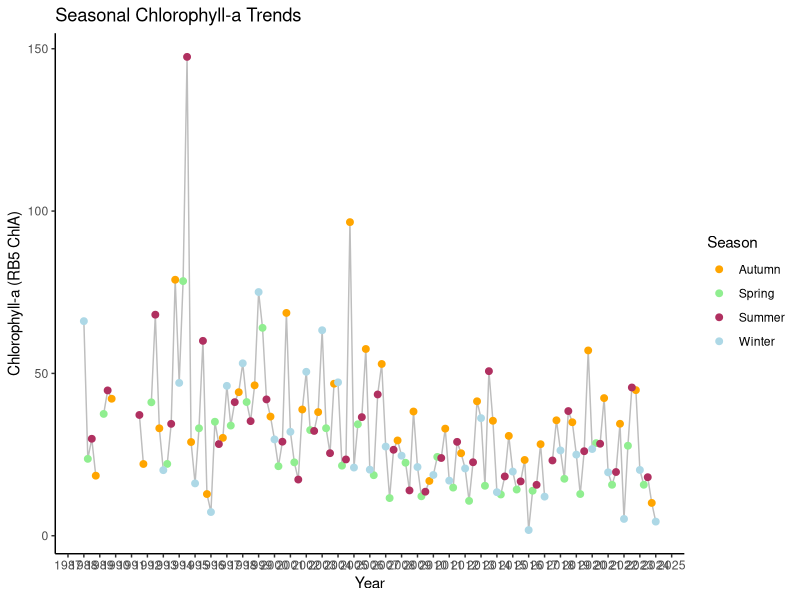
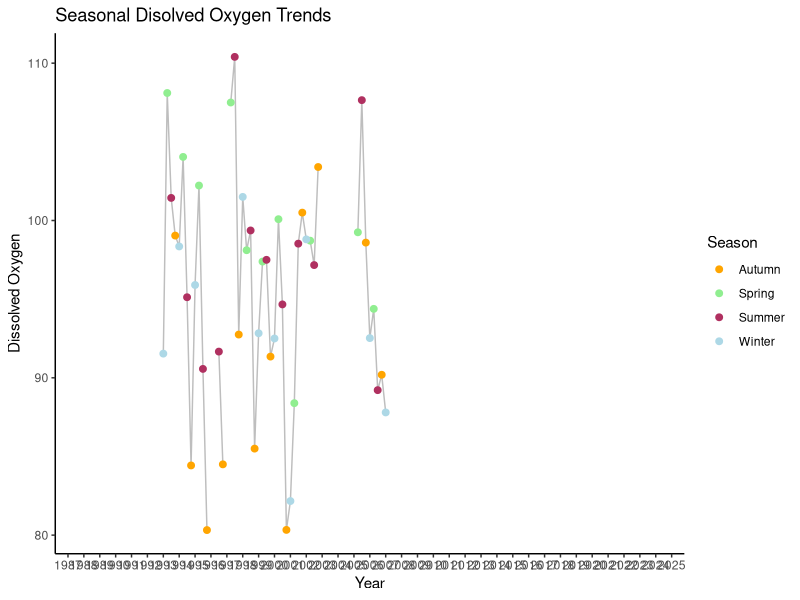
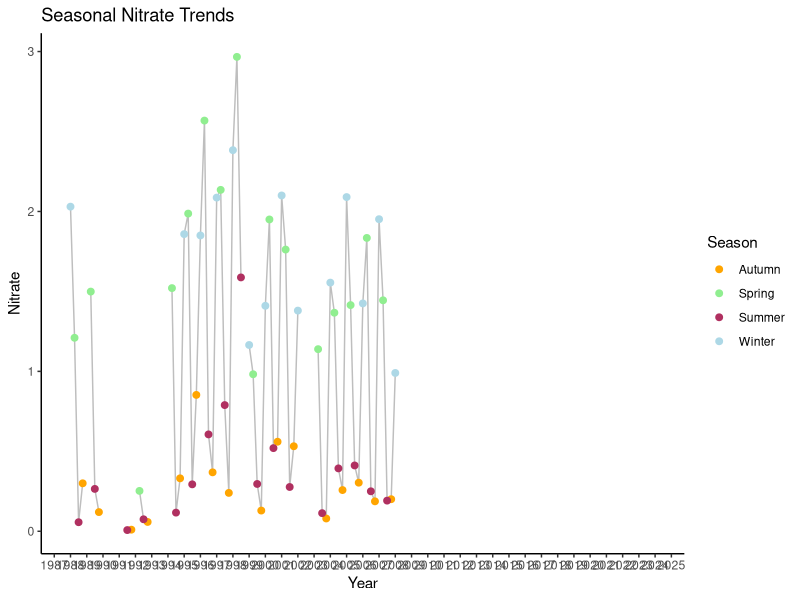
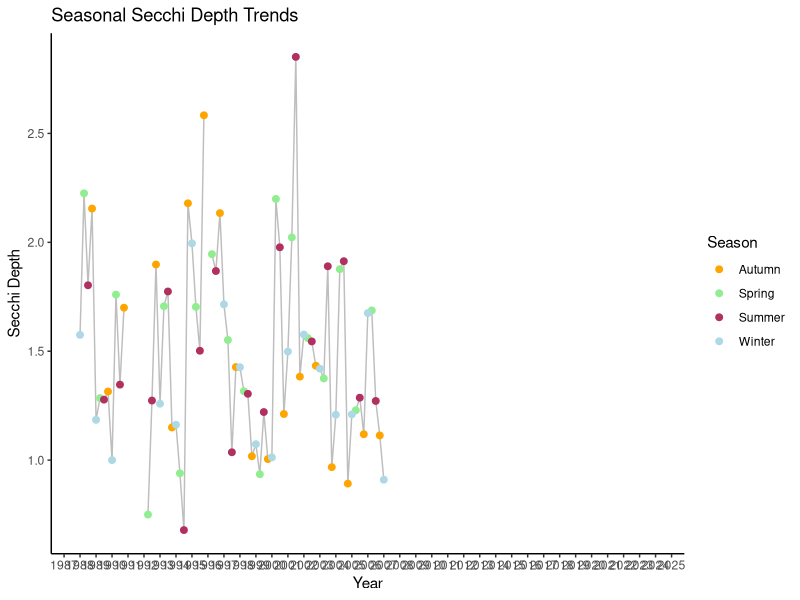
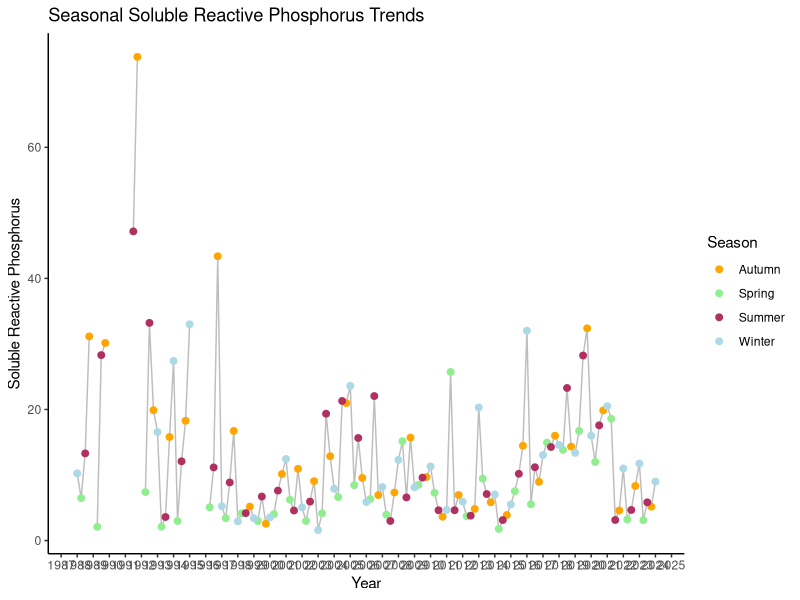
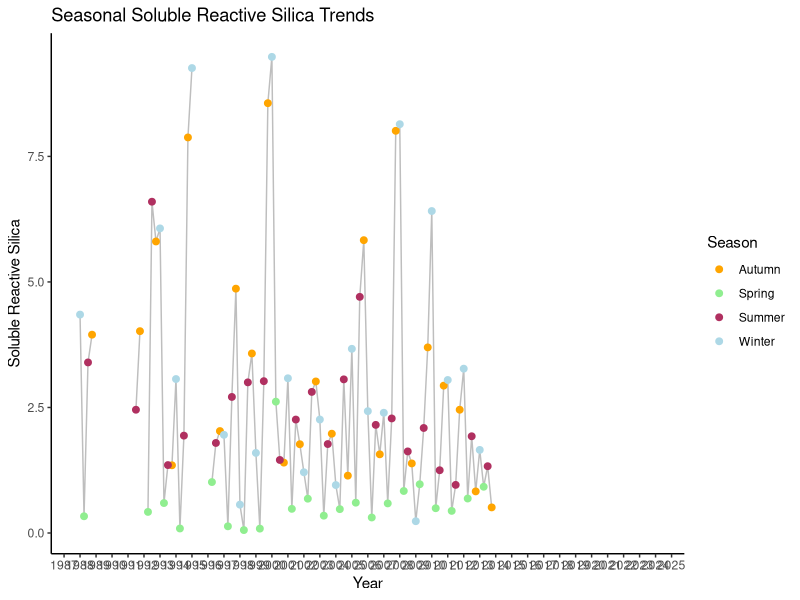
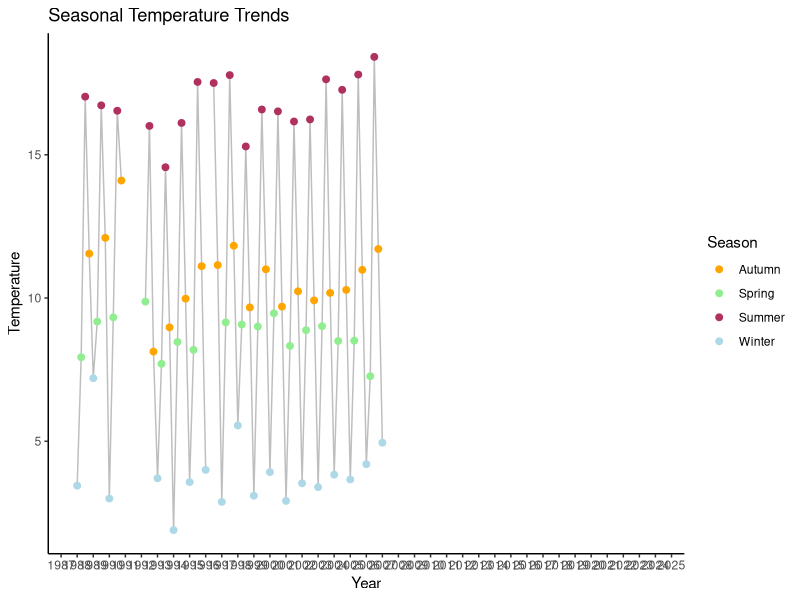
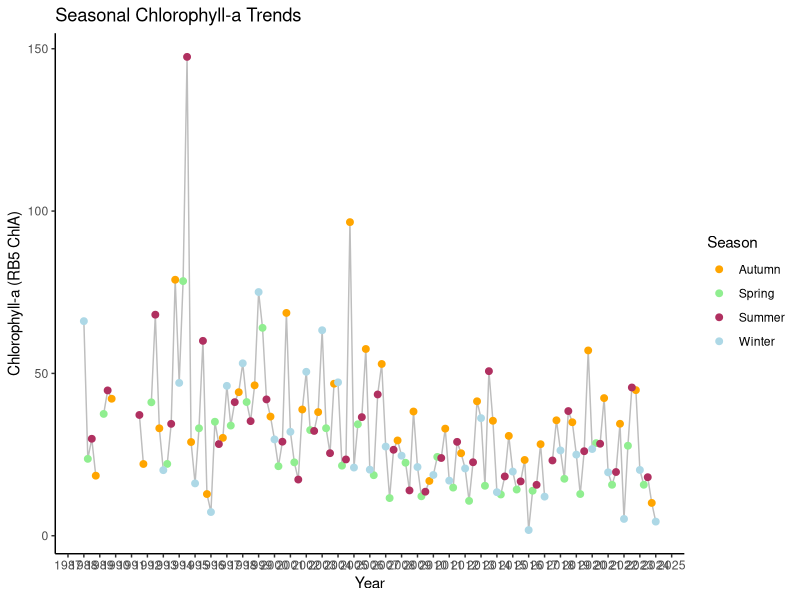

Source code (R) for these figures, in order:
#4/3/25
#plotting seasonal data 

library(tidyverse)

#load data
RB5_monthly_average<-read.csv("data/csv/RB5_monitoring_data_monthly_average_1980-2023.csv")

View(RB5_monthly_average)

# Add a season column

RB5_seasonal_average <- RB5_monthly_average %>%
  mutate(
    season = case_when(
      month %in% c(12) ~ "Winter",    # December is Winter
      month %in% c(1, 2) ~ "Winter",  # January & February are also Winter
      month %in% c(3, 4, 5) ~ "Spring",
      month %in% c(6, 7, 8) ~ "Summer",
      month %in% c(9, 10, 11) ~ "Autumn"
    ),
    season_year = if_else(month == 12, year + 1, year)  # Shift December’s year forward
  ) %>%
  group_by(season_year, season) %>%
  summarise(across(starts_with("RB5"), mean, na.rm = TRUE), .groups = "drop")  # Averages all RB5.* columns

# Assign numeric months for correct date alignment
RB5_seasonal_average <- RB5_seasonal_average %>%
  mutate(
    month_for_plot = case_when(
      season == "Winter" ~ 1,   # Assign January as representative of Winter
      season == "Spring" ~ 4,   # April for Spring
      season == "Summer" ~ 7,   # July for Summer
      season == "Autumn" ~ 10   # October for Autumn
    ),
    date_for_plot = as.Date(paste(season_year, month_for_plot, "01", sep = "-")) # Create valid Date
    ) #%>%
      #filter(date_for_plot >= as.Date("2004-01-01") & date_for_plot <= as.Date("2017-01-01"))  # Correct filtering
View(RB5_seasonal_average)

# Plot seasonal ChlA over time grouped by season
plot_seasonalchla<-ggplot(RB5_seasonal_average, aes(x = date_for_plot, y = `RB5.ChlA`)) +
  geom_line(size = 0.5, colour='grey') +  # Line plot for trends
  geom_point(size = 2, aes(colour=season)) +   # Points for individual data
  labs(title = "Seasonal Chlorophyll-a Trends",
       x = "Year",
       y = "Chlorophyll-a (RB5 ChlA)",
       color = "Season") +
  theme_classic() +
  scale_color_manual(values = c("Winter" = "lightblue", "Spring" = "lightgreen", 
                                "Summer" = "maroon", "Autumn" = "orange"))+
  scale_x_date(date_labels = "%Y", date_breaks = "1 year")
plot_seasonalchla

ggsave("output/seasonaltimeseries/ChlA.png",plot_seasonalchla,width=16,height=8,dpi=450)
#ggsave("output/seasonaltimeseries2004-2016/ChlA.png",plot_seasonalchla,width=16,height=8,dpi=450)

# Plot seasonal DO over time grouped by season
plot_seasonalDO<-ggplot(RB5_seasonal_average, aes(x = date_for_plot, y = `RB5.DO`)) +
  geom_line(size = 0.5, colour='grey') +  # Line plot for trends
  geom_point(size = 2, aes(colour=season)) +   # Points for individual data
  labs(title = "Seasonal Disolved Oxygen Trends",
       x = "Year",
       y = "Dissolved Oxygen",
       color = "Season") +
  theme_classic() +
  scale_color_manual(values = c("Winter" = "lightblue", "Spring" = "lightgreen", 
                                "Summer" = "maroon", "Autumn" = "orange"))+
  scale_x_date(date_labels = "%Y", date_breaks = "1 year")
plot_seasonalDO

ggsave("output/seasonaltimeseries/DO.png",plot_seasonalDO,width=16,height=8,dpi=450)
#ggsave("output/seasonaltimeseries2004-2016/DO.png",plot_seasonalDO,width=16,height=8,dpi=450)

# Plot seasonal DO over time grouped by season
plot_seasonalNO3<-ggplot(RB5_seasonal_average, aes(x = date_for_plot, y = `RB5.NO3`)) +
  geom_line(size = 0.5, colour='grey') +  # Line plot for trends
  geom_point(size = 2, aes(colour=season)) +   # Points for individual data
  labs(title = "Seasonal Nitrate Trends",
       x = "Year",
       y = "Nitrate",
       color = "Season") +
  theme_classic() +
  scale_color_manual(values = c("Winter" = "lightblue", "Spring" = "lightgreen", 
                                "Summer" = "maroon", "Autumn" = "orange"))+
  scale_x_date(date_labels = "%Y", date_breaks = "1 year")

plot_seasonalNO3

ggsave("output/seasonaltimeseries/NO3.png",plot_seasonalNO3,width=16,height=8,dpi=450)
#ggsave("output/seasonaltimeseries2004-2016/NO3.png",plot_seasonalNO3,width=16,height=8,dpi=450)

# Plot seasonal SD over time grouped by season
plot_seasonalSD<-ggplot(RB5_seasonal_average, aes(x = date_for_plot, y = `RB5.SD`)) +
  geom_line(size = 0.5, colour='grey') +  # Line plot for trends
  geom_point(size = 2, aes(colour=season)) +   # Points for individual data
  labs(title = "Seasonal Secchi Depth Trends",
       x = "Year",
       y = "Secchi Depth",
       color = "Season") +
  theme_classic() +
  scale_color_manual(values = c("Winter" = "lightblue", "Spring" = "lightgreen", 
                                "Summer" = "maroon", "Autumn" = "orange"))+
  scale_x_date(date_labels = "%Y", date_breaks = "1 year")

plot_seasonalSD

ggsave("output/seasonaltimeseries/SD.png",plot_seasonalSD,width=16,height=8,dpi=450)
#ggsave("output/seasonaltimeseries/SD.png",plot_seasonalSD,width=16,height=8,dpi=450)

# Plot seasonal SRP over time grouped by season
plot_seasonalSRP<-ggplot(RB5_seasonal_average, aes(x = date_for_plot, y = `RB5.SRP`)) +
  geom_line(size = 0.5, colour='grey') +  # Line plot for trends
  geom_point(size = 2, aes(colour=season)) +   # Points for individual data
  labs(title = "Seasonal Soluble Reactive Phosphorus Trends",
       x = "Year",
       y = "Soluble Reactive Phosphorus",
       color = "Season") +
  theme_classic() +
  scale_color_manual(values = c("Winter" = "lightblue", "Spring" = "lightgreen", 
                                "Summer" = "maroon", "Autumn" = "orange"))+
  scale_x_date(date_labels = "%Y", date_breaks = "1 year")

plot_seasonalSRP

ggsave("output/seasonaltimeseries/SRP.png",plot_seasonalSRP,width=16,height=8,dpi=450)
#ggsave("output/seasonaltimeseries2004-2016/SRP.png",plot_seasonalSRP,width=16,height=8,dpi=450)

# Plot seasonal SRSi over time grouped by season
plot_seasonalSRSi<-ggplot(RB5_seasonal_average, aes(x = date_for_plot, y = `RB5.SRSi`)) +
  geom_line(size = 0.5, colour='grey') +  # Line plot for trends
  geom_point(size = 2, aes(colour=season)) +   # Points for individual data
  labs(title = "Seasonal Soluble Reactive Silica Trends",
       x = "Year",
       y = "Soluble Reactive Silica",
       color = "Season") +
  theme_classic() +
  scale_color_manual(values = c("Winter" = "lightblue", "Spring" = "lightgreen", 
                                "Summer" = "maroon", "Autumn" = "orange"))+
  scale_x_date(date_labels = "%Y", date_breaks = "1 year")

plot_seasonalSRSi

ggsave("output/seasonaltimeseries/SRSi.png",plot_seasonalSRSi,width=16,height=8,dpi=450)
#ggsave("output/seasonaltimeseries2004-2016/SRSi.png",plot_seasonalSRSi,width=16,height=8,dpi=450)

# Plot seasonal temp over time grouped by season
plot_seasonaltemp<-ggplot(RB5_seasonal_average, aes(x = date_for_plot, y = `RB5.Temp`)) +
  geom_line(size = 0.5, colour='grey') +  # Line plot for trends
  geom_point(size = 2, aes(colour=season)) +   # Points for individual data
  labs(title = "Seasonal Temperature Trends",
       x = "Year",
       y = "Temperature",
       color = "Season") +
  theme_classic() +
  scale_color_manual(values = c("Winter" = "lightblue", "Spring" = "lightgreen", 
                                "Summer" = "maroon", "Autumn" = "orange"))+
  scale_x_date(date_labels = "%Y", date_breaks = "1 year")

plot_seasonaltemp

ggsave("output/seasonaltimeseries/temp.png",plot_seasonaltemp,width=16,height=8,dpi=450)
#ggsave("output/seasonaltimeseries2004-2016/temp.png",plot_seasonaltemp,width=16,height=8,dpi=450)
